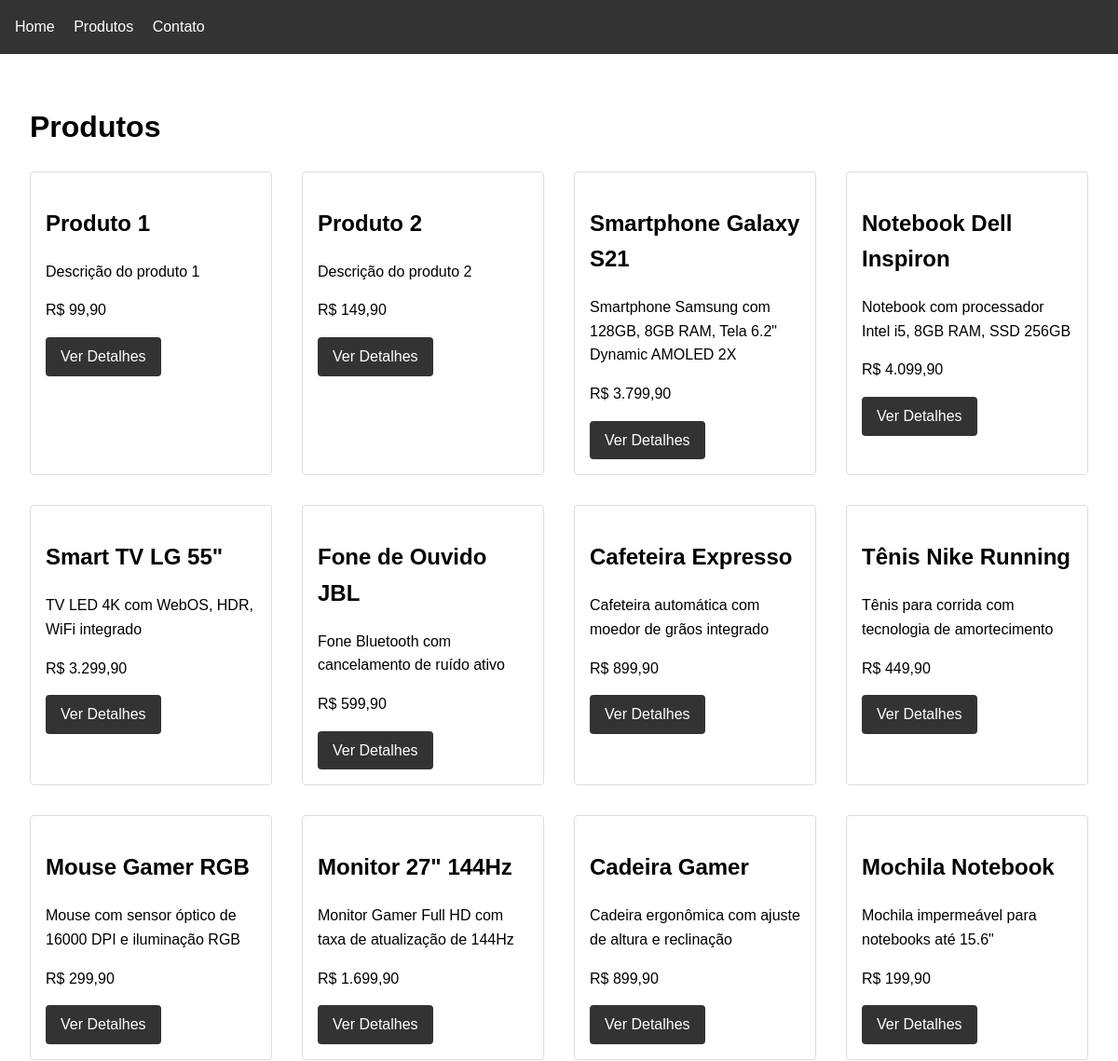
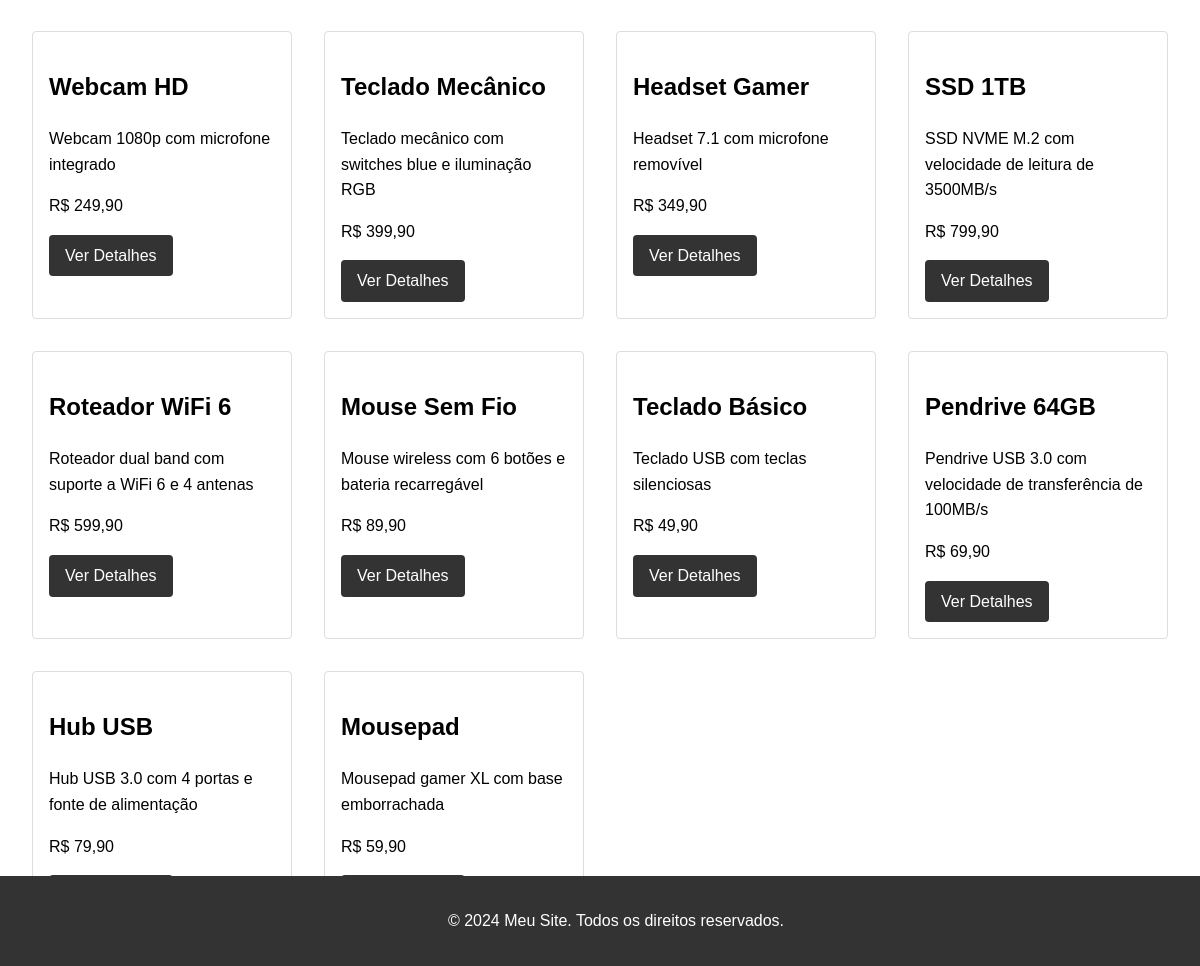
Screenshot of /index.php/produtos with the database file from the repository (2 pictures, top to bottom).
### tables this page shows
CREATE TABLE products (
    id INTEGER PRIMARY KEY AUTOINCREMENT,
    name TEXT NOT NULL,
    description TEXT,
    price DECIMAL(10,2) NOT NULL
);

### Core/Controller.php (called while the page is built, shortened)
<?php
abstract class Controller {
    protected View $view;
    public function __construct(array $params) {
        $this->view = new View();
    }
    protected function render(string $view, array $data = []): void {
        $this->view->render($view, $data);
    }
}

### App/Controllers/ProductsController.php (called while the page is built, shortened)
<?php
class ProductsController extends Controller {
    public function index(): void {
        $db = Database::getInstance();
        $stmt = $db->query("SELECT * FROM products");
        $products = $stmt->fetchAll(\PDO::FETCH_ASSOC);
        $data = [
            'title' => 'Produtos',
            'products' => $products
        ];
        $this->render('products/index', $data);
    }
}

### public/index.php (called while the page is built, shortened)
<?php
spl_autoload_register(function ($class) {
    $file = dirname(__DIR__) . '/' . str_replace('\\', DIRECTORY_SEPARATOR, $class) . '.php';
});
$router = new Core\Router();
$router->add('', ['controller' => 'Home', 'action' => 'index']);
$router->add('/', ['controller' => 'Home', 'action' => 'index']);
$router->add('produtos', ['controller' => 'Products', 'action' => 'index']);
$router->add('produtos/(\d+)', ['controller' => 'Products', 'action' => 'view']);
$router->add('contato', ['controller' => 'Contact', 'action' => 'index']);
$url = $_SERVER['REQUEST_URI'];
$url = parse_url($url, PHP_URL_PATH);
$url = str_replace('/index.php', '', $url);
$url = trim($url, '/');
try {
    $router->dispatch($url);
} catch (\Exception $e) {
    error_log($e->getMessage());
    http_response_code(404);
    include dirname(__DIR__) . '/App/Views/404.php';
}

### App/Views/products/index.php (the view)
<div class="products">
    <h1><?= $title ?></h1>
    <?php if (!empty($products)): ?>
        <div class="products-grid">
            <?php foreach ($products as $product): ?>
                <div class="product-card">
                    <h2><?= htmlspecialchars($product['name']) ?></h2>
                    <p><?= htmlspecialchars($product['description']) ?></p>
                    <p class="price">R$ <?= number_format($product['price'], 2, ',', '.') ?></p>
                    <a href="/index.php/produtos/<?= $product['id'] ?>" class="btn">Ver Detalhes</a>
                </div>
            <?php endforeach; ?>
        </div>
    <?php else: ?>
        <p>Nenhum produto encontrado.</p>
    <?php endif; ?>
</div>

### Core/Router.php (shortened to what this page needs)
<?php
class Router {
    private array $routes = [];
    private array $params = [];
    public function add(string $route, array $params = []): void {
        if ($route === '/') {
            $route = '^$';
        } else {
            $route = str_replace(['/', '{', '}'], ['\/', '(?P<', '>[^\/]+)'], $route);
            $route = '^' . $route . '$';
        }
        $this->routes[$route] = $params;
    }
    public function match(string $url): bool {
        foreach ($this->routes as $route => $params) {
            if (preg_match('/' . $route . '/', $url, $matches)) {
                $this->params = $params;
                return true;
            }
        }
        return false;
    }
    public function dispatch(string $url): void {
        if ($this->match($url)) {
            $controller = $this->params['controller'];
            $controller = "App\\Controllers\\{$controller}Controller";
            if (class_exists($controller)) {
                $controller_object = new $controller($this->params);
                $action = $this->params['action'];
                if (method_exists($controller_object, $action)) {
                    $controller_object->$action();
                } else {
                    throw new \Exception("Method $action not found in controller $controller");
                }
            } else {
                throw new \Exception("Controller class $controller not found");
            }
        } else {
            throw new \Exception("No matching route for URL: $url");
        }
    }
}

### Core/View.php (shortened to what this page needs)
<?php
class View {
    public function render(string $view, array $data = []): void {
        extract($data);
        $viewFile = dirname(__DIR__) . "/App/Views/$view.php";
        $layoutFile = dirname(__DIR__) . "/App/Views/layouts/main.php";
        if (file_exists($viewFile)) {
            require $viewFile;
            $content = ob_get_clean();
            if (file_exists($layoutFile)) {
                require $layoutFile;
            } else {
                echo $content;
            }
        } else {
            throw new \Exception("View file $viewFile not found");
        }
    }
}

### App/Views/layouts/main.php (shortened to what this page needs)
<!DOCTYPE html>
<html lang="pt-BR">
<head>
</head>
<body>
    <header>
        <nav>
            <ul>
                <li><a href="/index.php">Home</a></li>
                <li><a href="/index.php/produtos">Produtos</a></li>
                <li><a href="/index.php/contato">Contato</a></li>
            </ul>
        </nav>
    </header>
    <main>
        <?= $content ?>
    </main>
    <footer>
        <p>&copy; <?= date('Y') ?> Meu Site. Todos os direitos reservados.</p>
    </footer>
</body>
</html>

### App/Views/layouts/main.php (style rules this page uses)
body { font-family: Arial, sans-serif; margin: 0; padding: 0; line-height: 1.6; }
header { background: #333; color: white; padding: 1rem; }
nav ul { list-style: none; padding: 0; margin: 0; }
nav ul li { display: inline; margin-right: 1rem; }
nav ul li a { color: white; text-decoration: none; }
main { padding: 2rem; max-width: 1200px; margin: 0 auto; }
.products-grid { display: grid; grid-template-columns: repeat(auto-fill, minmax(250px, 1fr)); gap: 2rem; }
.product-card { border: 1px solid #ddd; padding: 1rem; border-radius: 4px; }
.btn { display: inline-block; padding: 0.5rem 1rem; background: #333; color: white; text-decoration: none; border-radius: 4px; }
footer { background: #333; color: white; text-align: center; padding: 1rem; position: fixed; bottom: 0; width: 100%; }

### rows the page displays
products: name "Produto 1", description "Descrição do produto 1", price "99,90"
products: name "Produto 2", description "Descrição do produto 2", price "149,90"
products: name "Smartphone Galaxy S21", description "Smartphone Samsung com 128GB, 8GB RAM, Tela 6.2\" Dynamic AMOLED 2X", price "3.799,90"
products: name "Notebook Dell Inspiron", description "Notebook com processador Intel i5, 8GB RAM, SSD 256GB", price "4.099,90"
products: name "Smart TV LG 55\"", description "TV LED 4K com WebOS, HDR, WiFi integrado", price "3.299,90"
products: name "Fone de Ouvido JBL", description "Fone Bluetooth com cancelamento de ruído ativo", price "599,90"
products: name "Cafeteira Expresso", description "Cafeteira automática com moedor de grãos integrado", price "899,90"
products: name "Tênis Nike Running", description "Tênis para corrida com tecnologia de amortecimento", price "449,90"
products: name "Mouse Gamer RGB", description "Mouse com sensor óptico de 16000 DPI e iluminação RGB", price "299,90"
products: name "Monitor 27\" 144Hz", description "Monitor Gamer Full HD com taxa de atualização de 144Hz", price "1.699,90"
products: name "Cadeira Gamer", description "Cadeira ergonômica com ajuste de altura e reclinação", price "899,90"
products: name "Mochila Notebook", description "Mochila impermeável para notebooks até 15.6\"", price "199,90"
products: name "Webcam HD", description "Webcam 1080p com microfone integrado", price "249,90"
products: name "Teclado Mecânico", description "Teclado mecânico com switches blue e iluminação RGB", price "399,90"
products: name "Headset Gamer", description "Headset 7.1 com microfone removível", price "349,90"
products: name "SSD 1TB", description "SSD NVME M.2 com velocidade de leitura de 3500MB/s", price "799,90"
products: name "Roteador WiFi 6", description "Roteador dual band com suporte a WiFi 6 e 4 antenas", price "599,90"
products: name "Mouse Sem Fio", description "Mouse wireless com 6 botões e bateria recarregável", price "89,90"
products: name "Teclado Básico", description "Teclado USB com teclas silenciosas", price "49,90"
products: name "Pendrive 64GB", description "Pendrive USB 3.0 com velocidade de transferência de 100MB/s", price "69,90"
products: name "Hub USB", description "Hub USB 3.0 com 4 portas e fonte de alimentação", price "79,90"
products: name "Mousepad", description "Mousepad gamer XL com base emborrachada", price "59,90"

### other values shown
$title "Produtos"
